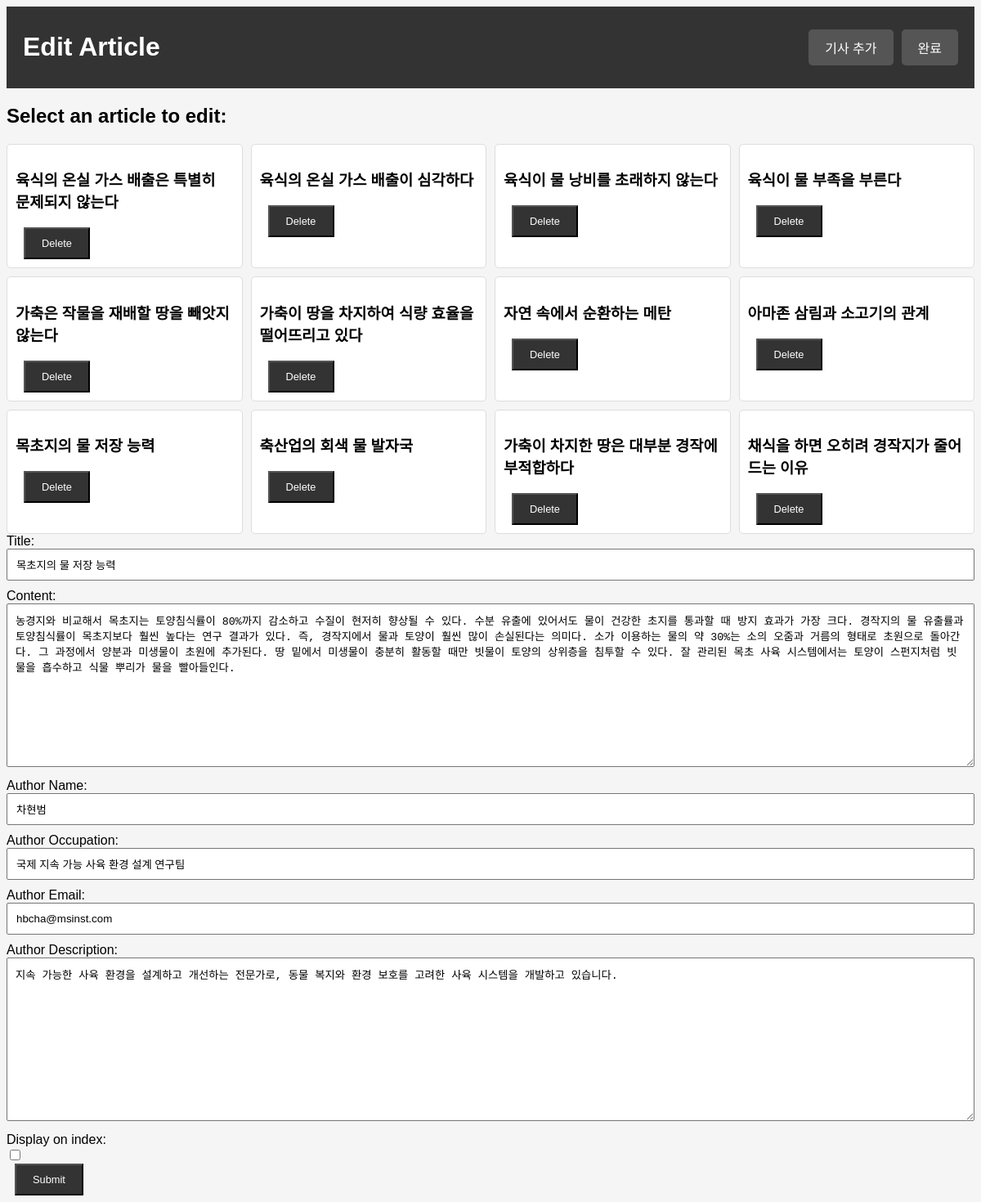
Screenshot of /edit_article/9 with the database file from the repository.
### app.py (models this page shows)
class Article(db.Model):
    id = db.Column(db.Integer, primary_key=True)
    title = db.Column(db.String(100), nullable=False)
    content = db.Column(db.Text, nullable=False)
    author_name = db.Column(db.String(100))  # 저자 이름
    author_occupation = db.Column(db.String(100))  # 저자 직업
    author_email = db.Column(db.String(100))  # 저자 이메일
    author_description = db.Column(db.Text)  # 저자 설명
    display_on_index = db.Column(db.Boolean, default=False)
    ratings = db.relationship('Rating', backref='article', lazy=True)

### app.py (the view, shortened to what this page needs)
@app.route('/edit_article', methods=['GET', 'POST'], defaults={'article_id': None})
@app.route('/edit_article/<int:article_id>', methods=['GET', 'POST'])
def edit_article(article_id):
    articles = Article.query.all()  # 모든 기사를 조회
    article = db.session.query(Article).get(article_id) if article_id else None  # 선택한 기사를 조회
    return render_template('/article/edit_article.html', articles=articles, article=article)

### templates/article/edit_article.html (shortened to what this page needs)
<!DOCTYPE html>
<html lang="en">
<head>
</head>
<body>
    <header>
        <h1>Edit Article</h1>
        <div>
            <a href="{{ url_for('add_article') }}">기사 추가</a>
            <a href="{{ url_for('index') }}">완료</a>
        </div>
    </header>
    <h2>Select an article to edit:</h2>
    <div class="article-list">
        {% for article in articles %}
            <div onclick="location.href='{{ url_for('edit_article', article_id=article.id) }}';" style="cursor: pointer;">
                <h3>{{ article.title }}</h3>
                <form action="{{ url_for('delete_article', article_id=article.id) }}" method="post" style="display: inline;">
                    <input class="delete-button" type="submit" value="Delete">
                </form>
            </div>
        {% endfor %}
    </div>
    {% if article %}
        <form action="" method="post">
            <label for="title">Title:</label><br>
            <input type="text" id="title" name="title" value="{{ article.title }}"><br>
            <label for="content">Content:</label><br>
            <textarea id="content" name="content">{{ article.content }}</textarea><br>
            <label for="author_name">Author Name:</label><br>
            <input type="text" id="author_name" name="author_name" value="{{ article.author_name }}"><br>
            <label for="author_occupation">Author Occupation:</label><br>
            <input type="text" id="author_occupation" name="author_occupation" value="{{ article.author_occupation }}"><br>
            <label for="author_email">Author Email:</label><br>
            <input type="text" id="author_email" name="author_email" value="{{ article.author_email }}"><br>
            <label for="author_description">Author Description:</label><br>
            <textarea id="author_description" name="author_description">{{ article.author_description }}</textarea><br>
            <label for="display_on_index">Display on index:</label><br>
            <input type="checkbox" id="display_on_index" name="display_on_index" {% if article.display_on_index %}checked{% endif %}><br>
            <input class="button" type="submit" value="Submit">
        </form>
    {% endif %}
</body>
</html>

### templates/article/edit_article.html (style rules this page uses)
body { font-family: Arial, sans-serif; background-color: #f5f5f5; }
header { display: flex; justify-content: space-between; align-items: center; background-color: #333; color: #fff; padding: 10px 0; }
header h1 { margin-left: 20px; }
header div { display: flex; justify-content: center; gap: 10px; margin-right: 20px; }
header a { display: inline-block; padding: 10px 20px; background-color: #555; color: #fff; text-decoration: none; border-radius: 5px; transition: background-color 0.3s; }
form input[type="text"], textarea { width: 100%; padding: 10px; margin-bottom: 10px; box-sizing: border-box; }
textarea { height: 200px; }
.article-list { display: flex; flex-wrap: wrap; gap: 10px; }
.article-list div { flex: 1 0 21%; background-color: #fff; padding: 10px; box-sizing: border-box; border: 1px solid #ddd; border-radius: 5px; transition: background-color 0.3s; }
.delete-button, .button { display: inline-block; padding: 10px 20px; background-color: #333; color: #fff; text-align: center; text-decoration: none; cursor: pointer; font-size: 0.8em; margin-left: 10px; }

### rows the page displays
Article: title "육식의 온실 가스 배출은 특별히 문제되지 않는다"
Article: title "육식의 온실 가스 배출이 심각하다"
Article: title "육식이 물 낭비를 초래하지 않는다"
Article: title "육식이 물 부족을 부른다"
Article: title "가축은 작물을 재배할 땅을 빼앗지 않는다"
Article: title "가축이 땅을 차지하여 식량 효율을 떨어뜨리고 있다"
Article: title "자연 속에서 순환하는 메탄"
Article: title "아마존 삼림과 소고기의 관계"
Article: title "목초지의 물 저장 능력", content "농경지와 비교해서 목초지는 토양침식률이 80%까지 감소하고 수질이 현저히 향상될 수 있다. 수분 유출에 있어서도 물이 건강한 초지를 통과할 때 방지 효과가 가장 크다. 경작지의 물 유출률과 토양침식률이 목초지보다 훨씬 높다는 연구 결과가 있다. 즉, 경작지에서 물과 토양이 훨씬 많이 손실된다는 의미다. 소가 이용하는 물의 약 30%는 소의 오줌과 거름의 형태로 초원으로 돌아간다. 그 과정에서 양분과 미생물이 초원에 추가된다. 땅 밑에서 미생물이 충분히 활동할 때만 빗물이 토양의 상위층을 침투할 수 있다. 잘 관리된 목초 사육 시스템에서는 토양이 스펀지처럼 빗물을 흡수하고 식물 뿌리가 물을 빨아들인다.", author_name "차현범", author_occupation "국제 지속 가능 사육 환경 설계 연구팀", author_email "hbcha@msinst.com", author_description "지속 가능한 사육 환경을 설계하고 개선하는 전문가로, 동물 복지와 환경 보호를 고려한 사육 시스템을 개발하고 있습니다."
Article: title "축산업의 회색 물 발자국"
Article: title "가축이 차지한 땅은 대부분 경작에 부적합하다"
Article: title "채식을 하면 오히려 경작지가 줄어드는 이유"
